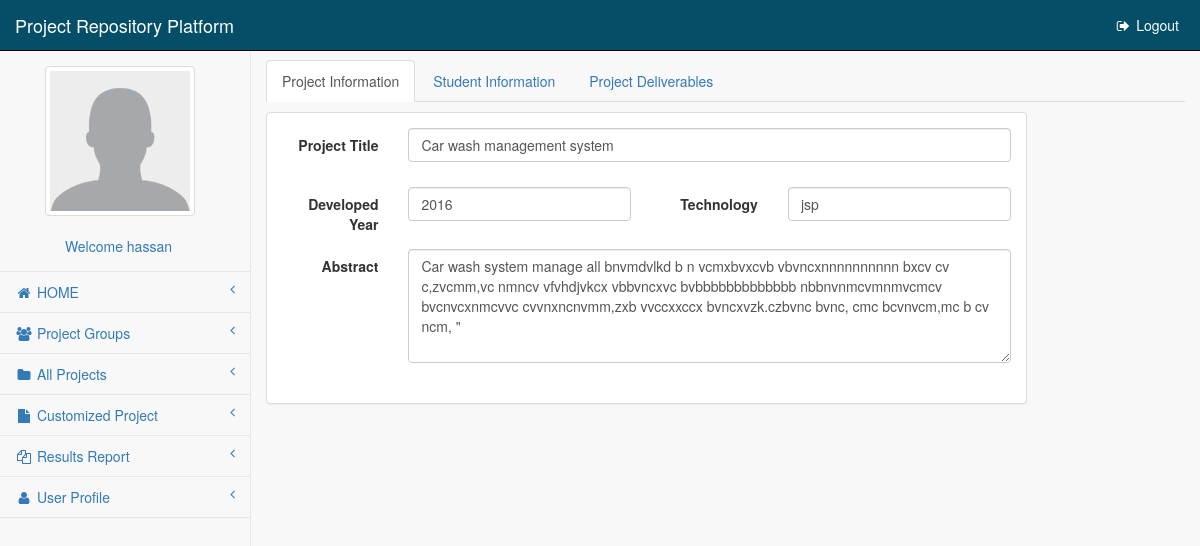
Page /viewProj.php?id=5 (signed in) on the committed database.
### tables this page shows
CREATE TABLE IF NOT EXISTS `supervisor` (
  `sprID` int(11) NOT NULL,
  `fName` varchar(20) NOT NULL,
  `mName` varchar(20) NOT NULL,
  `lName` varchar(20) NOT NULL,
  `gender` varchar(50) DEFAULT NULL,
  `email` varchar(50) NOT NULL,
  `telNo` varchar(20) NOT NULL,
  `profilePic` varchar(100) DEFAULT 'ProfilePix/user.png',
  `userID` int(11) DEFAULT NULL
);

CREATE TABLE IF NOT EXISTS `project` (
  `projectID` int(11) NOT NULL,
  `title` varchar(200) NOT NULL,
  `problem_statement` text NOT NULL,
  `current_situation` text NOT NULL,
  `proposed_solution` text NOT NULL,
  `main_objectives` text NOT NULL,
  `anticipated_artifact` text NOT NULL,
  `hardware_requirement` text NOT NULL,
  `software_requirements` text NOT NULL,
  `year` varchar(50) NOT NULL,
  `abstract` text,
  `future` text,
  `techID` int(11) DEFAULT NULL,
  `comment_flag` int(11) DEFAULT '0'
);

CREATE TABLE IF NOT EXISTS `category` (
  `techID` int(11) NOT NULL,
  `techName` varchar(200) NOT NULL
);

### classProject.php (called while the page is built, shortened)
<?php
class project {
    function object() {
        $obj = new database();
        $db = $obj->connect();
        return $db;
    }
    function profileSupervisor($userID) {
        $resultss = $this->object()->query("SELECT * FROM supervisor,user WHERE supervisor.userID='$userID' AND supervisor.userID=user.userID");
        $count=$resultss->num_rows;
		$rows = array();
        while ($count>=1) {
			$rows[] = $resultss->fetch_array();
			$count--;
        }
		return $rows;
	}
     function viewProposal($projectID) {
		$resultss = $this->object()->query("SELECT p.projectID, title,problem_statement,current_situation,proposed_solution,main_objectives,anticipated_artifact,hardware_requirement,software_requirements,year,techName,future,abstract,name,commentDescp FROM project p,student_project sp,category c,comments co where p.projectID=$projectID AND co.projectID=p.projectID AND sp.projectID='$projectID' AND c.techID=p.techID group by projectID");
        $count=$resultss->num_rows;
		$rows = array();
        while ($count>=1) {
			$rows[] = $resultss->fetch_array();
			$count--;
        }
		return $rows;
	}
}

### menuAdmin.php (shortened to what this page needs)
<?php
    $userID = $_SESSION['id'];
    foreach ($obj->profileSupervisor($userID) as $std) {
    $pix=$std['profilePic'];
    }?>
<nav class="navbar navbar-inverse navbar-fixed-top" role="navigation">
                <div class="navbar-header">
                    <a class="navbar-brand">Project Repository Platform</a>
                </div>
                <ul class="nav navbar-right navbar-top-links">
                    <li><a href="logout.php" style="color:white;background-color: #044F67;"><i class="fa fa-sign-out fa-fw"></i> Logout</a></li>
                </ul>
                <div class="navbar-default sidebar" role="navigation">
                    <div class="sidebar-nav navbar-collapse">
                        <ul class="nav" id="side-menu">
						<li class="sidebar-search">
                               <div class="profile clearfix">
							<div class="profile_pic" style="padding-left:30px">
							<img src="<?php echo $pix;?>" alt="..." class="img-thumbnail img-responsive  profile_img" width="150px" height="100px">
							</div>
							<div class="profile_info" style="padding-left:50px;padding-top:20px;">
							<span style="color:#337ab7;"><?php echo "Welcome " .$_SESSION["username"];?></span>
							</div>
							</div>
                        </li>
                            <li>
                                <a href="home.php"><i class="fa fa-home fa-fw"></i> HOME<span class="fa arrow"></span></a>
                            </li>
                                <li>
                                        <a href="projectGroups.php"><i class="fa fa-users fa-fw"></i> Project Groups<span class="fa arrow"></span></a>
                                    </li>
                                    <li <?php if(($_SESSION["role"]=="Project Coordinator") || ($_SESSION["role"]=="project coordinator")|| ($_SESSION["role"]=="PROJECT COORDINATOR")) echo "style='display:none';";?>>
                                        <a href="viewProject.php"><i class="fa fa-folder fa-fw"></i> All Projects<span class="fa arrow"></span></a>
                                    </li>
                                    <li>
                                <a href="customizedProject.php"><i class="fa fa-file fa-fw"></i> Customized Project<span class="fa arrow"></span></a>
                                </li>
                                    <li <?php if(($_SESSION["role"]=="Project Coordinator") || ($_SESSION["role"]=="project coordinator")|| ($_SESSION["role"]=="PROJECT COORDINATOR")) echo "style='display:none';";?>>
                                        <a href="resultReport.php"><i class="fa fa-copy fa-fw"></i> Results Report<span class="fa arrow"></span></a>
                                    </li>
							<li>
                              <a href="profileS.php"><i class="fa fa-user fa-fw"></i> User Profile<span class="fa arrow"></span></a>
                            </li>
                    </div>
            </nav>

### devProjectInfo.php (shortened to what this page needs)
<div class="row" style="margin-top: 10px;">
                    <div class="col-md-10">
                        <div class="panel panel-default">
                        <div class="panel-body">
                        	<form role="form" class="form-horizontal">
                        <?php
                        foreach ($obj->viewProposal($projectID) as $prj) {
                                        ?>
                        <div class="form-group">
                          <label class="col-md-2 control-label">Project Title</label>
                          <div class="col-md-10">
                            <input type="text" readonly="readonly" style="margin-bottom: 10px;background-color:#ffffff" class="form-control" name="title" value="<?php echo $prj['title'] ?>">
                          </div>
                        </div>
                        <div class="form-group">
                          <label class="col-md-2 control-label">Developed Year</label>
                          <div class="col-md-4">
                            <input type="text" class="form-control" readonly="readonly" style="margin-bottom: 10px;background-color:#ffffff" value="<?php echo $prj['year'] ?>">
                          </div>
                         <label class="col-md-2 control-label">Technology</label>
                          <div class="col-md-4">
                            <input type="text" readonly="readonly" style="margin-bottom: 10px;background-color:#ffffff" class="form-control" value="<?php echo $prj['techName'] ?>">
                          </div>
                        </div>
                        <div class="form-group">
                          <label class="col-md-2 control-label" for="description">Abstract</label>
                          <div class="col-md-10">
                            <textarea readonly="readonly" style="margin-bottom: 10px;background-color:#ffffff" class="form-control"  rows="5" ><?php echo $prj['abstract'] ?>"</textarea>
                          </div>
                        </div>
                        <?php
                                }
                                    ?>
                                        </form>
</div>
</div>
</div>
</div>

### css/startmin.css (style rules this page uses)
body { background-color: #f8f8f8; }
.navbar-header { float: left; }
.navbar-right { text-align: right; }
.navbar-top-links { margin: 0; }
.navbar-top-links li { display: inline-block; }
.navbar-top-links li:last-child { margin-right: 6px; }
.navbar-top-links li a { padding: 15px; min-height: 50px; }
.navbar-top-links>li>a { color: #999; }
.sidebar .sidebar-nav.navbar-collapse { padding-right: 0; padding-left: 0; }
.sidebar .sidebar-search { padding: 15px; }
.sidebar ul li { border-bottom: 1px solid #e7e7e7; }
.sidebar .arrow { float: right; }
.sidebar .fa.arrow:before { content: "\f104"; }
@media (min-width:768px) { .sidebar { z-index: 1; position: absolute; width: 250px; margin-top: 51px; } }

### rows in the picture
supervisor: profilePic (placeholder picture)
project: title "Car wash management system", year "2016", techID.techName "jsp", abstract "Car wash system manage all bnvmdvlkd b n vcmxbvxcvb vbvncxnnnnnnnnnn bxcv cv c,zvcmm,vc nmncv vfvhdjvkcx vbbvncxvc bvbbbbbbbbbbbbb nbbnvnmcvmnmvcmcv bvcnvcxnmcvvc cvvnxncnvmm,zxb vvccxxccx bvncxvzk.czbvnc bvnc, cmc bcvnvcm,mc b cv ncm, \""

### other values in the picture
$_SESSION["username"] "hassan"
